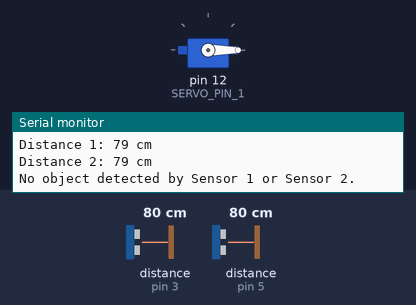
This sketch was run on a simulated Arduino Uno, built with avr-gcc and run on an emulated ATmega328P. Parts: servo, the last lines printed to the serial monitor. Wiring (inferred from the names in the program): 2 × ultrasonic range finder: trigger pin 2, echo pin 3 / trigger pin 4, echo pin 5. Inputs (shaded band) come from the test bench; at power-on: distance to the obstacle (sensors on pin 3, pin 5) 80 cm. The echo pulse lasts 58.3 µs per cm.

Above: at 2.8 s.
2.9 s: distance to the obstacle (sensor on pin 3) set to 2 cm
At 5.2 s:
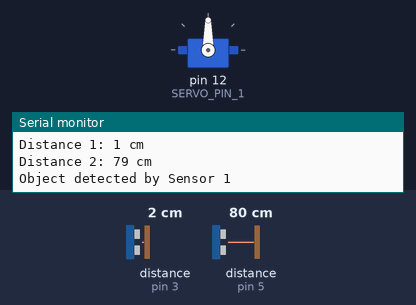
5.6 s: distance to the obstacle (sensor on pin 3) set to 9 cm
At 6.6 s:
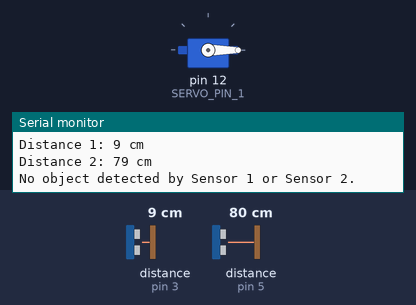
8.3 s: distance to the obstacle (sensor on pin 3) set to 4 cm
At 10.8 s:
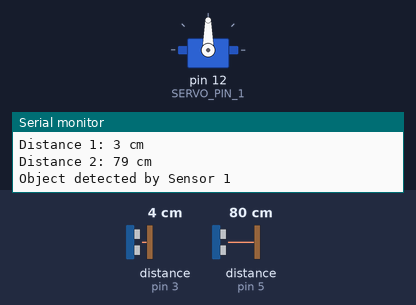
Timing chart, 0 to 12.3 s (numbered marks = the images above; inputs shaded):
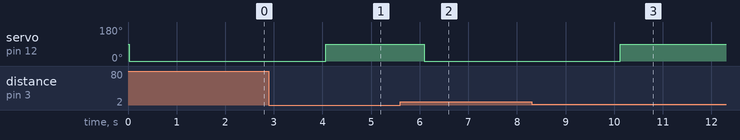

The sketch:

car_parkin_esp.ino
```cpp
#include <Servo.h>

#define TRIG_PIN_1 2 // Pin for the first ultrasonic sensor's trigger
#define ECHO_PIN_1 3 // Pin for the first ultrasonic sensor's echo
#define SERVO_PIN_1 12 // Pin for the first servo motor

#define TRIG_PIN_2 4 // Pin for the second ultrasonic sensor's trigger
#define ECHO_PIN_2 5 // Pin for the second ultrasonic sensor's echo
// #define SERVO_PIN_2 8 // Pin for the second servo motor

Servo servo1; // Create a servo object for the first sensor
// Servo servo2; // Create a servo object for the second sensor

void setup() {
  Serial.begin(9600);

  pinMode(TRIG_PIN_1, OUTPUT);
  pinMode(ECHO_PIN_1, INPUT);
  pinMode(TRIG_PIN_2, OUTPUT);
  pinMode(ECHO_PIN_2, INPUT);

  servo1.attach(SERVO_PIN_1); // Attach the first servo to the specified pin
  // servo2.attach(SERVO_PIN_2); // Attach the second servo to the specified pin
}

void loop() {
  long duration1, distance1;
  long duration2, distance2;

  // Code for the first ultrasonic sensor
  digitalWrite(TRIG_PIN_1, LOW);
  delayMicroseconds(2);
  digitalWrite(TRIG_PIN_1, HIGH);
  delayMicroseconds(10);
  digitalWrite(TRIG_PIN_1, LOW);
  duration1 = pulseIn(ECHO_PIN_1, HIGH);
  distance1 = (duration1 / 2) / 29.1;

  // Code for the second ultrasonic sensor
  digitalWrite(TRIG_PIN_2, LOW);
  delayMicroseconds(2);
  digitalWrite(TRIG_PIN_2, HIGH);
  delayMicroseconds(10);
  digitalWrite(TRIG_PIN_2, LOW);
  duration2 = pulseIn(ECHO_PIN_2, HIGH);
  distance2 = (duration2 / 2) / 29.1;

  Serial.print("Distance 1: ");
  Serial.print(distance1);
  Serial.println(" cm");

  Serial.print("Distance 2: ");
  Serial.print(distance2);
  Serial.println(" cm");

  if (distance1 <= 6) { // Adjust the maximum distance as needed
    Serial.println("Object detected by Sensor 1");
    // Perform your desired actions when an object is detected by Sensor 1 or Sensor 2
    servo1.write(90); // Adjust the angle as needed
}
 else if (distance2 <= 6) {
    Serial.println("Object detected by Sensor 2");
    // Perform your desired actions when no object is detected by Sensor 1 or Sensor 2
    servo1.write(90); // Adjust the angle as needed
 }else {
    Serial.println("No object detected by Sensor 1 or Sensor 2.");
    // Perform your desired actions when no object is detected by Sensor 1 or Sensor 2
    servo1.write(0); // Adjust the angle as needed
}


  // if (distance2 >= 6) { // Adjust the maximum distance as needed
  //   Serial.println("No object detected by Sensor 2.");
  //   // Perform your desired actions when an object is detected by Sensor 2
  //   servo1.write(90); // Adjust the angle as needed
  // } else {
  //   Serial.println("Object detected by Sensor 2!");
  //   // Perform your desired actions when no object is detected by Sensor 2
  //   servo1.write(0); // Adjust the angle as needed
  // }

  delay(2000); // Delay for stability
}
```

Measured:
- after the input at 2.9 s, servo on pin 12 (SERVO_PIN_1): 0° → 90° after 1.2 s
- after the input at 5.6 s, servo on pin 12 (SERVO_PIN_1): 90° → 0° after 0.49 s
- after the input at 8.3 s, servo on pin 12 (SERVO_PIN_1): 0° → 90° after 1.8 s
